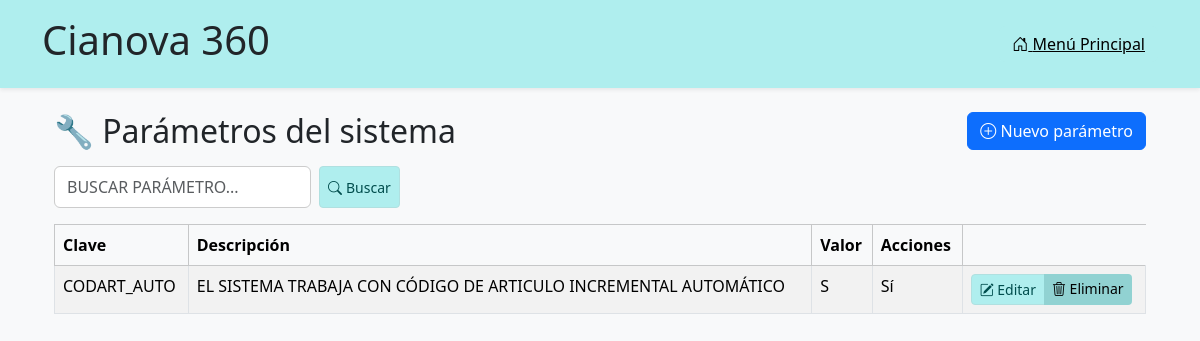
The app's page /articulos/parametros/ with its own data.
### articulos/models.py (models this page shows, shortened)
class ParametroSistema(models.Model):
    clave = models.CharField(max_length=14, unique=True)
    descripcion = models.CharField(max_length=200)
    valor = models.CharField(max_length=1, choices=[('S', 'Sí'), ('N', 'No')])

### articulos/views.py (the view)
# urls.py: path('parametros/', views.listar_parametros, name='listar_parametros'),
def listar_parametros(request):
    query = request.GET.get('buscar_parametro', '').strip().upper()
    if query:
        filtros = (
            Q(clave__icontains=query) |
            Q(descripcion__icontains=query) |
            Q(valor__icontains=query)
        )
        parametros = ParametroSistema.objects.filter(filtros)
    else:
        parametros = ParametroSistema.objects.all()
    contexto = {
        'parametros': parametros,
        'query': query
    }
    return render(request, 'articulos/listar_parametros.html', contexto)

### articulos/templates/articulos/listar_parametros.html (shortened to what this page needs)
{% extends "articulos/base.html" %}
{% block content %}
<div class="container mt-4">
  <div class="d-flex justify-content-between align-items-center mb-3">
    <h2 class="mb-0 text-institucional">🔧 Parámetros del sistema</h2>
    <a href="{% url 'agregar_parametro' %}" class="btn btn-primary">
      <i class="bi bi-plus-circle"></i> Nuevo parámetro
    </a>
  </div>
  <form method="get" class="d-flex mb-3" role="search">
    <input type="text" name="buscar_parametro" class="form-control me-2 text-uppercase" placeholder="Buscar parámetro..." value="{{ request.GET.buscar_parametro }}">
	<button type="submit" class="btn btn-sm btn-institucional d-inline-flex align-items-center gap-1">
      <i class="bi bi-search"></i> Buscar
    </button>
  </form>
  {% if parametros %}
    <table class="table table-striped table-bordered">
      <thead class="table-light">
        <tr>
          <th>Clave</th>
          <th>Descripción</th>
          <th>Valor</th>
          <th>Acciones</th>
        </tr>
      </thead>
      <tbody>
        {% for parametro in parametros %}
          <tr>
            <td class="text-uppercase">{{ parametro.clave }}</td>
            <td class="text-uppercase">{{ parametro.descripcion }}</td>
            <td>{{ parametro.valor }}</td>
            <td>{{ parametro.get_valor_display }}</td>
            <td>
              <div class="btn-group" role="group">
                <a href="{% url 'editar_parametro' parametro.id %}" class="btn btn-sm btn-institucional">
                  <i class="bi bi-pencil-square"></i> Editar
                </a>
                <a href="{% url 'eliminar_parametro' parametro.id %}"
                   class="btn btn-sm btn-institucional-danger"
                   onclick="return confirm('¿Está seguro que desea eliminar el parámetro {{ parametro.id }}?');">
                  <i class="bi bi-trash3"></i> Eliminar
                </a>
              </div>
            </td>
          </tr>
        {% endfor %}
      </tbody>
    </table>
  {% endif %}
</div>
{% endblock %}

### articulos/static/articulos/css/styles.css (style rules this page uses)
body, input, button, label, textarea, select { font-family: 'Segoe UI', Arial, Helvetica, sans-serif !important; }
:root { --color-marca: rgb(175, 238, 238); --color-marca-hover: rgb(150, 220, 220); --color-cancelar: rgb(120, 180, 180); --color-cancelar-hover: rgb(100, 160, 160); --color-eliminar: rgb(100, 140, 140); --color-eliminar-hover: rgb(80, 120, 120); }
body { background-color: #f8f9fa; color: #212529; margin: 0; padding: 0; }
form input[type="text"], form input[type="number"], form input[type="password"], form select, form textarea { font-size: 1rem; border: 1px solid #ccc; border-radius: 6px; padding: 0.5rem 0.75rem; transition: all 0.2s ease-in-out; width: auto; }
.btn-institucional { background-color: rgb(175, 238, 238); color: #000; border: none; font-weight: 500; }
.btn-institucional-danger { background-color: rgb(145, 210, 210); color: #000; border: none; }
.btn-institucional { background-color: rgb(175, 238, 238); color: #004d4d; border: 1px solid #b0e0e0; }

### records on screen
ParametroSistema: clave "CODART_AUTO", descripcion "EL SISTEMA TRABAJA CON CÓDIGO DE ARTICULO INCREMENTAL AUTOMÁTICO", valor "S", valor "Sí"
